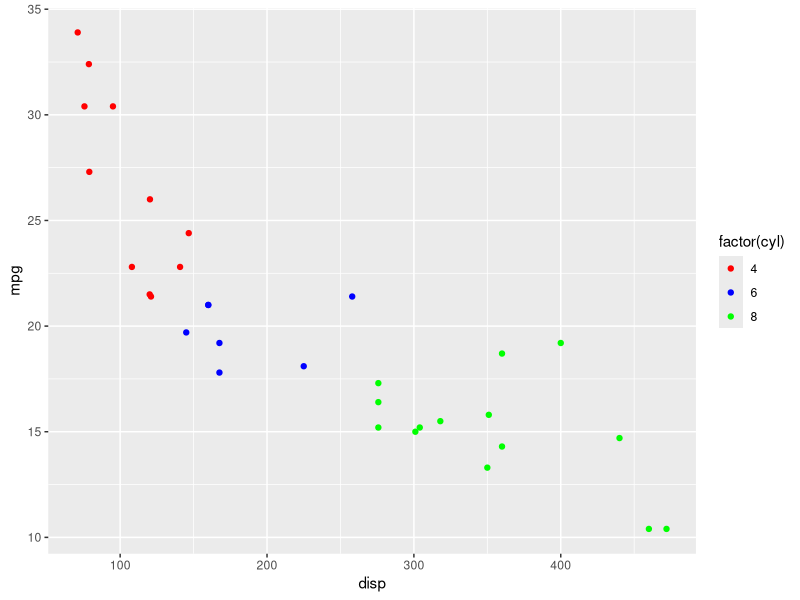
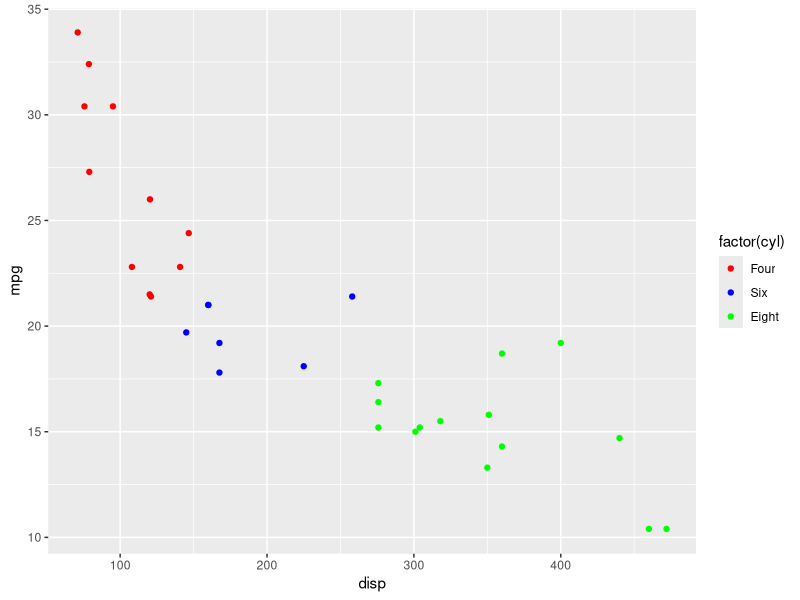
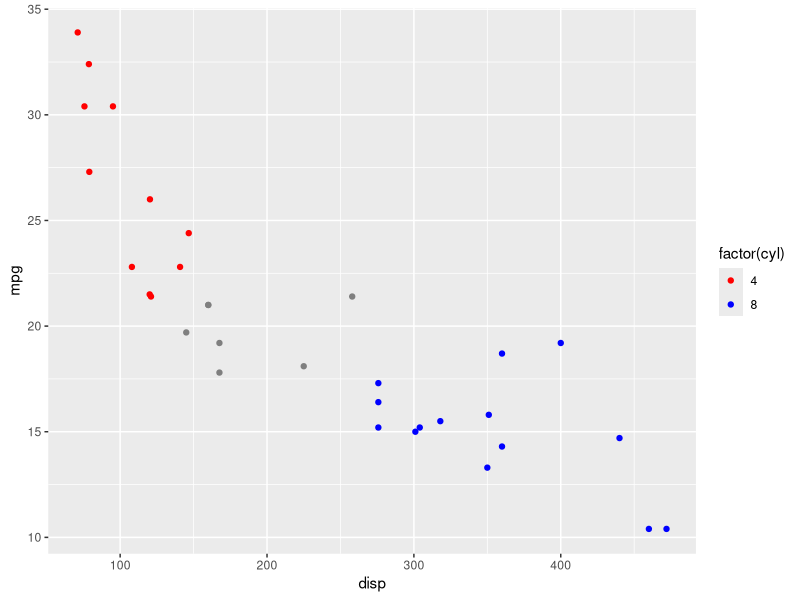

Here is the R script that generated these plots, in order:
# Chapter exercises verification (run from repo root).
library(ggplot2)
p1 <- ggplot(mtcars) + geom_point(aes(disp, mpg, color = factor(cyl))) + scale_color_manual(values = c("red", "blue", "green"))
p2 <- ggplot(mtcars) + geom_point(aes(disp, mpg, color = factor(cyl))) + scale_color_manual(values = c("red", "blue", "green"), labels = c("Four", "Six", "Eight"))
p3 <- ggplot(mtcars) + geom_point(aes(disp, mpg, color = factor(cyl))) + scale_color_manual(values = c("red", "blue", "green"), breaks = c(4, 8))
invisible(lapply(list(p1, p2, p3), ggplot_build))
message("ch-legend-color-fill OK")
